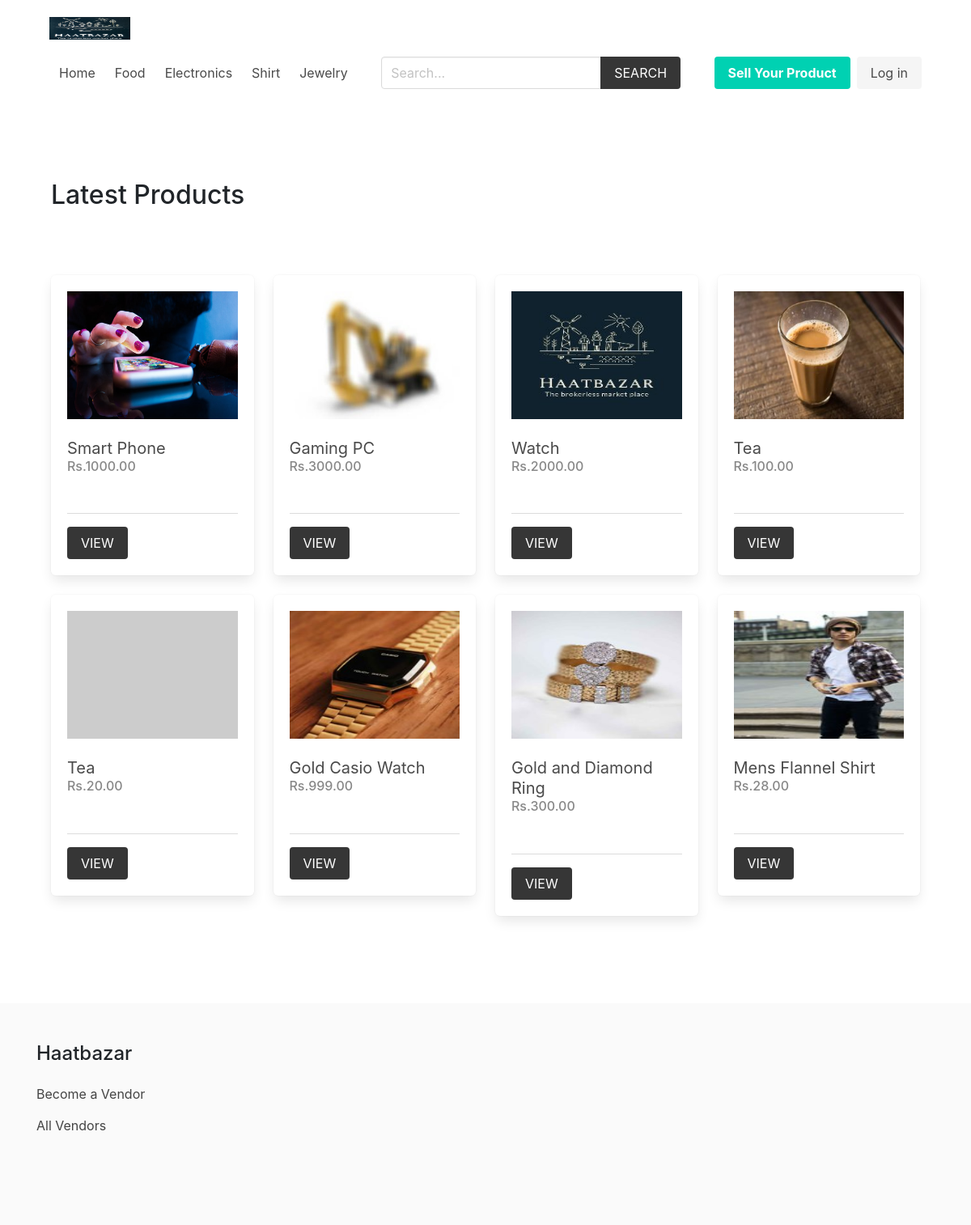
Before: / with the older database file.
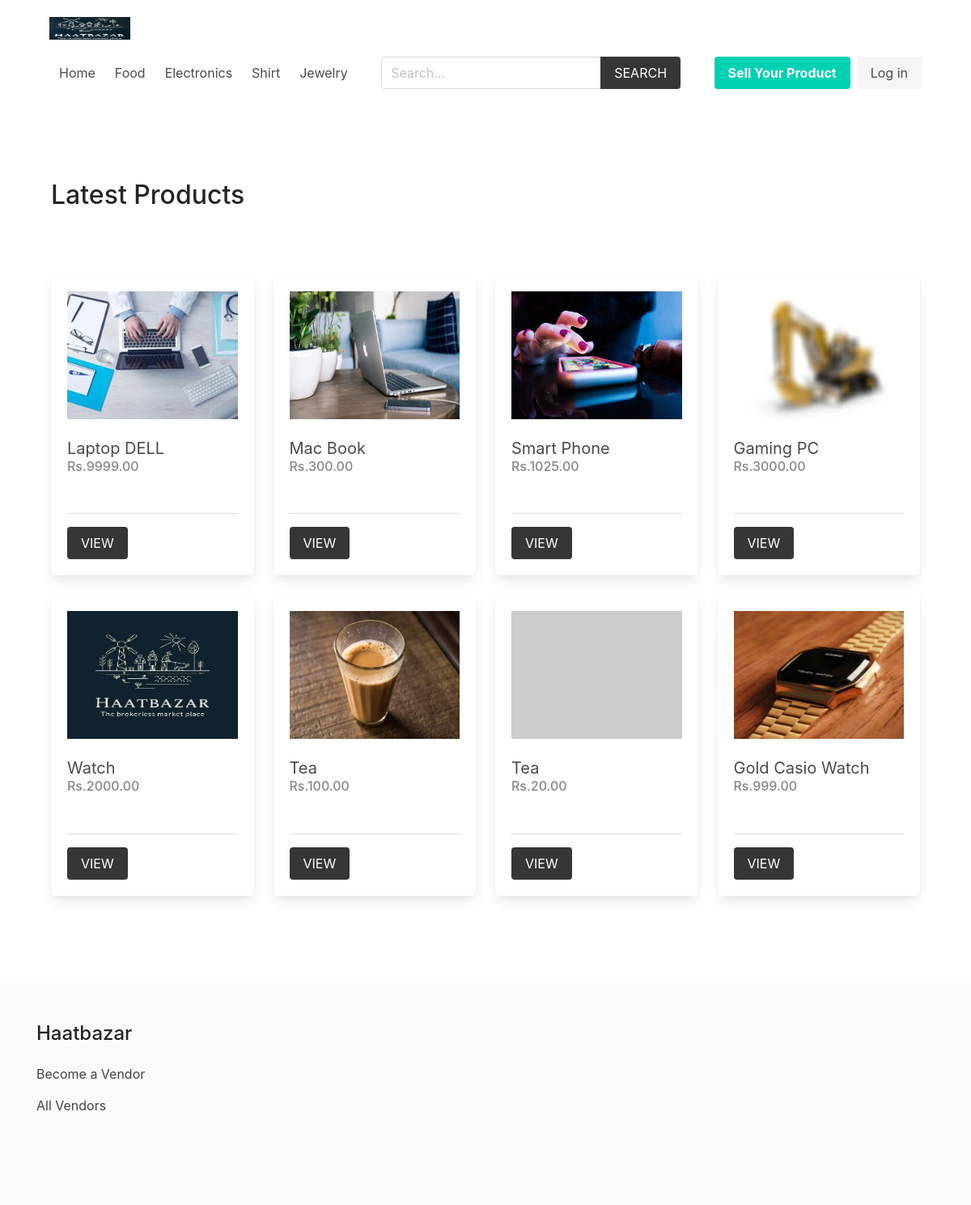
After: the same page with the newer database file.
### product/models.py (models this page shows, shortened)
class Category(models.Model):
    title = models.CharField(max_length=50)
    slug = models.SlugField(max_length=55)
    ordering = models.IntegerField(default=0)
    class Meta:
        ordering = ['ordering']

class Product(models.Model):
    category = models.ForeignKey(Category, related_name='products', on_delete=models.CASCADE)
    vendor = models.ForeignKey(Vendor, related_name="products", on_delete=models.CASCADE)
    title = models.CharField(max_length=50)
    slug = models.SlugField(max_length=55)
    description = models.TextField(blank=True, null=True)
    price = models.DecimalField(max_digits=6, decimal_places=2)
    added_date = models.DateTimeField(auto_now_add=True)
    image = models.ImageField(upload_to='uploads/', blank=True, null=True)
    thumbnail = models.ImageField(upload_to='uploads/', blank=True, null=True) # Change uploads to thumbnails
    is_sold = models.BooleanField(default=False)
    class Meta:
        ordering = ['-added_date']
    def get_thumbnail(self):
        if self.thumbnail:
            return self.thumbnail.url
        else:
            if self.image:
                self.thumbnail = self.make_thumbnail(self.image)
                self.save()
                return self.thumbnail.url
            else:
                return 'https://via.placeholder.com/240x180.jpg'

### core/views.py (the view)
# urls.py: path('', views.frontpage, name="home"),
def frontpage(request):
    newest_products = Product.objects.all()[0:8]
    context = {
        'newest_products': newest_products,
    }
    return render(request, 'core/frontpage.html', context)

### cart/context_processors.py (called while the page is built)
def cart(request):
    return {'cart': Cart(request)}

### product/context_processors.py (called while the page is built)
def menu_categories(request):
    categories = Category.objects.all()
    return {'categories': categories}

### templates/core/frontpage.html (shortened to what this page needs)
{% extends 'core/base.html' %}
{% block content %}
    <div class="columns is-multiline mb-6">
        <div class="column is-12 has-test-centered mt-6 mb-6">
            <h2 class="is-size-3">Latest Products</h2>
        </div>
        {% for product in newest_products %}
            {% include 'product/parts/list_item.html' %}
        {% endfor %}
    </div>
{% endblock content %}

### templates/core/base.html (shortened to what this page needs)
{% load static %}
<!DOCTYPE html>
<html lang="en">
  <head>
    <link
      rel="stylesheet"
      href="https://cdn.jsdelivr.net/npm/bulma@0.9.2/css/bulma.min.css"
    />
    <link
      rel="stylesheet"
      href="https://cdnjs.cloudflare.com/ajax/libs/font-awesome/4.7.0/css/font-awesome.min.css"
    />
    <link rel="stylesheet" href="{% static 'css/main.css' %}" />
    <link
      rel="stylesheet"
      href="https://cdn.jsdelivr.net/npm/bootstrap@4.0.0/dist/css/bootstrap.min.css"
    />
  </head>
  <body>
    <div class="container">
      <nav class="navbar" role="navigation" aria-label="main navigation">
        <div class="navbar-brand">
          <a class="navbar-item" href="{% url 'core:home' %}">
            <img src="/media/logo.jpg" width="100" height="100" />
          </a>
        </div>
        <div id="navbarBasicExample" class="navbar-menu">
          <div class="navbar-start">
            <a class="navbar-item" href="{% url 'core:home' %}"> Home </a>
            {% for category in categories %}
            <a
              class="navbar-item"
              href="{% url 'product:category' category.slug %}"
            >
              {{category.title}}
            </a>
            {% endfor %}
          </div>
          <div class="navbar-start">
            <div class="navbar-item">
              <form method="get" action="{% url 'product:search' %}">
                <div class="field has-addons">
                  <div class="control">
                    <input
                      type="search"
                      name="query"
                      id=""
                      class="input"
                      placeholder="Search..."
                    />
                  </div>
                  <div class="control">
                    <button class="button is-dark is-uppercase">Search</button>
                  </div>
                </div>
              </form>
            </div>
          </div>
            {% if request.user.is_authenticated %}
            <div class="navbar-item has-dropdown is-hoverable">
              <a class="navbar-link is-capitalized"> {{user.vendor.name}} </a>
              <div class="navbar-dropdown">
                <a class="navbar-item" href="{% url 'vendor:vendor-admin' %}">
                  Profile
                </a>
                <a class="navbar-item" href="{% url 'vendor:edit-vendor' %}">
                  Update Profile
                </a>
                <a class="navbar-item" href="{% url 'vendor:add-product' %}">
                  Add Product
                </a>
                <hr class="navbar-divider" />
                <a class="navbar-item" href="{% url 'vendor:logout' %}">
                  Logout
                </a>
              </div>
            </div>
            {% else %}
            <div class="navbar-item">
              <div class="buttons">
                <a
                  class="button is-primary"
                  href="{% url 'vendor:become-vendor' %}"
                >
                  <strong>Sell Your Product</strong>
                </a>
                <a class="button is-light" href="{% url 'vendor:login' %}">
                  Log in
                </a>
              </div>
            </div>
            {% endif %}
          </div>
        </div>
    <section class="section">
      <div class="container">{% block content %}{% endblock content %}</div>
    </section>
    <footer class="footer">
      <div class="container">
        <h3 class="is-size-4 mb-4">Haatbazar</h3>
        {% if request.user.is_authenticated %}
        <a href="{% url 'vendor:vendor-admin' %}">Vendor Admin</a>
        {% else %}
        <a href="{% url 'vendor:become-vendor' %}">Become a Vendor</a>
        {% endif %}
        <br />
        <a href="{% url 'vendor:vendors' %}">All Vendors</a>
      </div>
    </footer>
  </body>
</html>

### templates/product/parts/list_item.html
<div class="column is-3 product-list-item">
                <div class="box">
                    <figure class="image is-4by3 mb-4">
                        <img src="{{product.get_thumbnail}}" alt="{{product.title}}">
                    </figure>
                    <h2 class="subtitle">{{product.title}}</h2>
                    <h3 class="price is-size-6 mb-5">Rs.{{product.price}}</h3>
                    <hr>
                    <a href="{% url 'product:product' product.category.slug product.slug %}" class="button is-dark is-uppercase">View</a>
                </div>
            </div>

Changed rows visible on the page:
no longer on this page (row unchanged): Product: get_thumbnail (picture), title "Gold and Diamond Ring", price "300.00"
no longer on this page (row unchanged): Product: get_thumbnail (picture), title "Mens Flannel Shirt", price "28.00"
added Product: get_thumbnail (picture), title "Laptop DELL", price "9999.00"
added Product: get_thumbnail (picture), title "Mac Book", price "300.00"
changed Product "Smart Phone": price "1000.00" → "1025.00"
